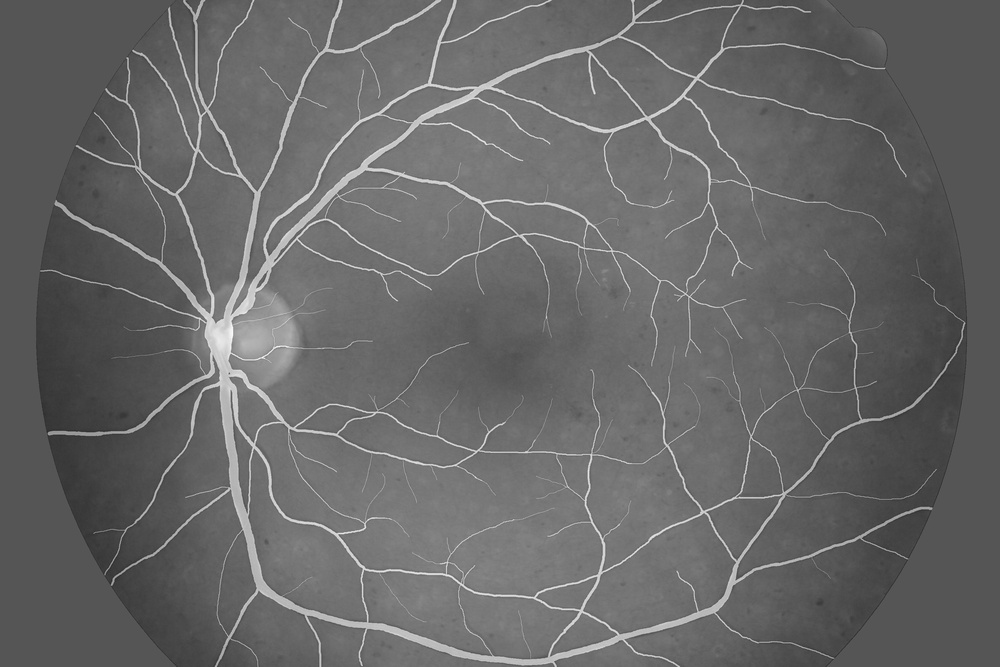
#> input picture vessels_train.jpg, 1000 x 667 px, shrunk from 3504 x 2336 before the run, found by its file name
$ jupyter execute --allow-errors Segmentation_PIB.ipynb   (older library calls are emulated)
#> lines starting #> are read from the running program, lines starting #| are printed output that depends on the picture; after the words box and inside, x2 and y2 are one past the last pixel; in counts of white or black regions, pixels touching at a corner belong together
<a href="https://colab.research.google.com/github/raulbenitez/PIB/blob/main/Segmentation_PIB.ipynb" target="_parent"></a>

# Image segmentation: Supervised vs unsupervised approaches

Let's consider an image segmentation problem in which we should identify a pattern from the background. In this case, we only have two classes of pixels: pixels belonging to the background and pixels belonging to the pattern of interest (vessels in an image of the retina).

In order to understand the different methods covered in this session, we are going to use two different images from a well known dataset on retinal vessel segmentation:

- **Training image** ('vessels_train.jpg'): The one we are using in order to design the sementation method
- **Test image** ('vessels_test.jpg'): The image we are going to use in order to test the previously designed segmentation approach

For each of the images we also have their corresponding ground truth sementation images obtained from an independent expert ('vessels_train_GT.tif' and 'vessels_test_GT.tif'). The ground truth images are going to be used only when constructing a supervised approach. We will also use the GT images as reference in order to quantify the performance of the sementation method.

First we take a look to the image dataset:

[cell 1]
import skimage as sk
import matplotlib.pyplot as plt
from skimage import io
import os
from matplotlib import gridspec

# Path of the folder in your google drive unit where you have the images:
path = '/content/'

I_train = sk.io.imread(os.path.join(path,'vessels_train.jpg'))
#> I_train is the input picture: shape (667, 1000); min 41, max 252, mean 103.1
I_train_GT = sk.io.imread(os.path.join(path,'vessels_train_GT.tif'))
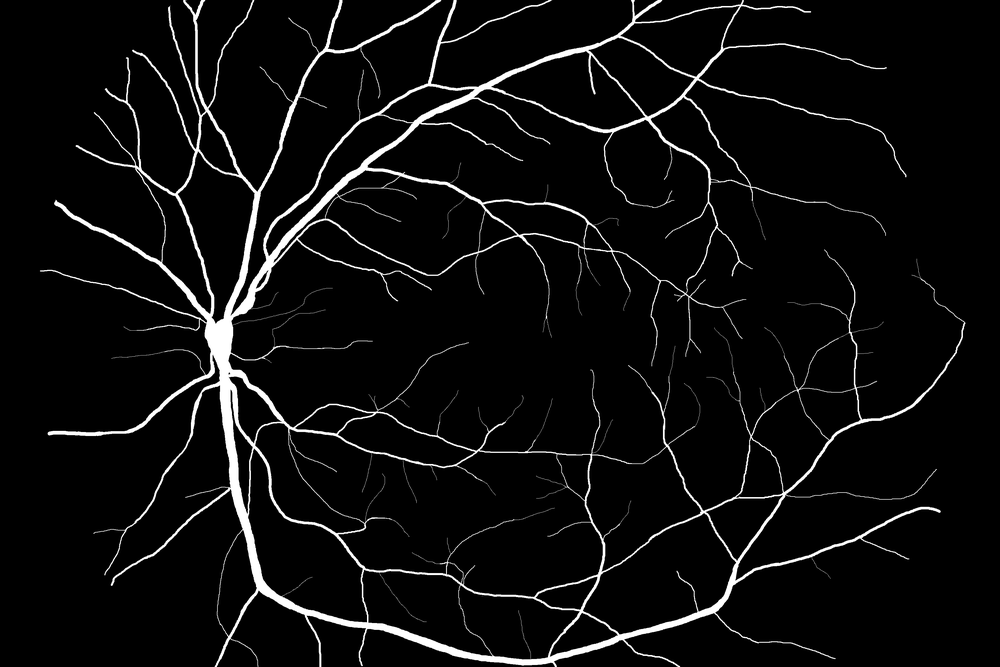
#> input picture vessels_train_GT.tif, 1000 x 667 px, shrunk from 3504 x 2336 before the run, found by its file name
#> I_train_GT is the input picture: shape (667, 1000); min 0, max 255, mean 13.2
I_test = sk.io.imread(os.path.join(path,'vessels_test.jpg'))
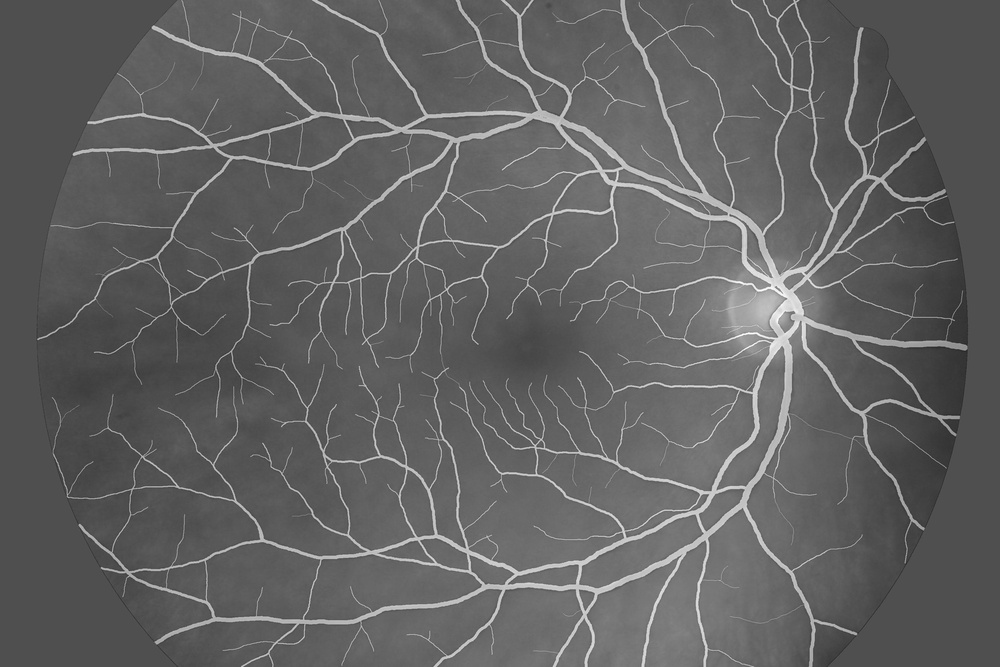
#> input picture vessels_test.jpg, 1000 x 667 px, shrunk from 3504 x 2336 before the run, found by its file name
#> I_test is the input picture: shape (667, 1000); min 39, max 255, mean 97.5
I_test_GT = sk.io.imread(os.path.join(path,'vessels_test_GT.tif'))
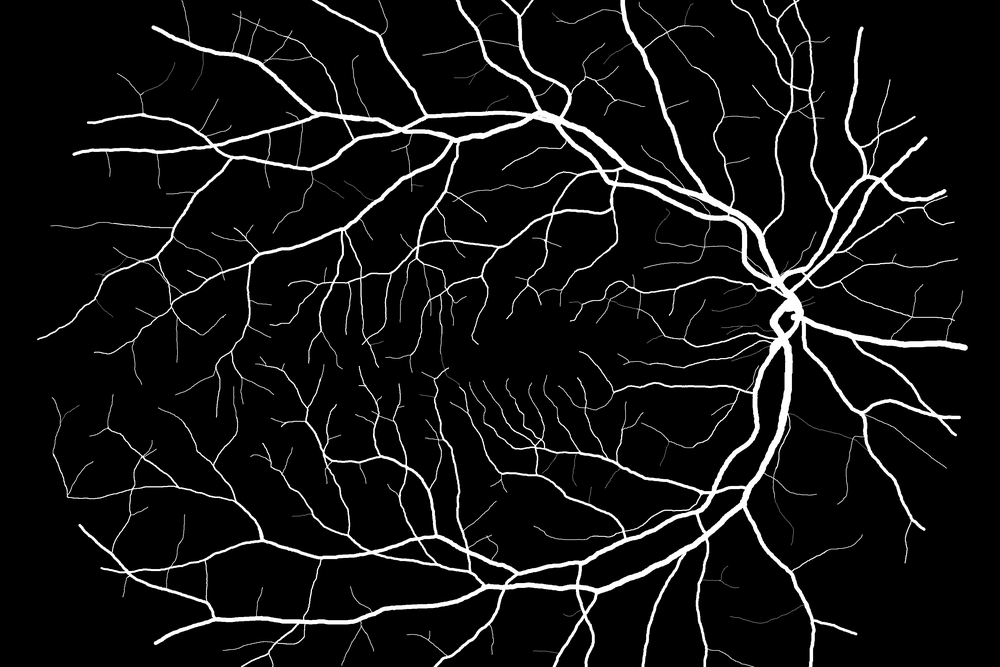
#> input picture vessels_test_GT.tif, 1000 x 667 px, shrunk from 3504 x 2336 before the run, found by its file name
#> I_test_GT is the input picture: shape (667, 1000); min 0, max 255, mean 17.5

fig = plt.figure(figsize=(15, 15))
gs = gridspec.GridSpec(2, 2)

ax0 = fig.add_subplot(gs[0,0])
ax0.imshow(I_train, cmap=plt.cm.gray)
ax0.set_title('Training image')
ax0.set_axis_off()

ax1 = fig.add_subplot(gs[0,1])
ax1.imshow(I_train_GT, cmap=plt.cm.gray)
ax1.set_title('Ground Truth training image')
ax1.set_axis_off()

ax2 = fig.add_subplot(gs[1,0])
ax2.imshow(I_test, cmap=plt.cm.gray)
ax2.set_title('Test image')
ax2.set_axis_off()

ax3 = fig.add_subplot(gs[1,1])
ax3.imshow(I_test_GT, cmap=plt.cm.gray)
ax3.set_title('Groudth Truth test image')
ax3.set_axis_off()

plt.tight_layout()
plt.show()

# Unsupervised approaches

- Otsu's algorithm

- K-means clustering

## Otsu's algorithm

As a reference, we will first apply well known segmentation approach Otsu's Method. The algorithm finds the threshold that **maximum inter-class variance** $\sigma _{b}^{2}(t)$, defined in terms of the difference between the means of the two clusters in the image histogram (pattern and background, respectively):

$\sigma _{b}^{2}(t)=\omega _{0}(t)\omega _{1}(t)\left[\mu _{0}(t)-\mu _{1}(t)\right]^{2}$

The algorithm is the following:

1. Compute histogram and probabilities of each intensity level $p(i), i=0,\dots L$ where $L=2^n$ for an n-bit grayscale image.

2. Set up initial $\omega _{i}(0)$ and $\mu _{i}(0)$

3. Step through all possible thresholds $t=1,\ldots L-1$

a) Update $\omega _{i}$ and $\mu _{i}$

$\omega _{0}(t)=\sum _{i=0}^{t-1}p(i)$

$\omega _{1}(t)=\sum _{i=t}^{L-1}p(i)$

$\mu _{0}(t)={\frac {\sum _{i=0}^{t-1}ip(i)}{\omega _{0}(t)}}$

$\mu _{1}(t)={\frac {\sum _{i=t}^{L-1}ip(i)}{\omega _{1}(t)}}$

b) Compute $\sigma _{b}^{2}(t)=\omega _{0}(t)\omega _{1}(t)\left[\mu _{0}(t)-\mu _{1}(t)\right]^{2}$

4. Desired threshold corresponds to the maximum inter-class variance $\sigma _{b}^{2}(t)$

[cell 2]
import matplotlib.pyplot as plt
from matplotlib import gridspec
from skimage.filters import threshold_otsu

# Find Otsu's threshold for training image:
threshold_otsu = threshold_otsu(I_train)
#> threshold_otsu = 139

# Apply threshold to test image:
I_otsu = I_test >= threshold_otsu
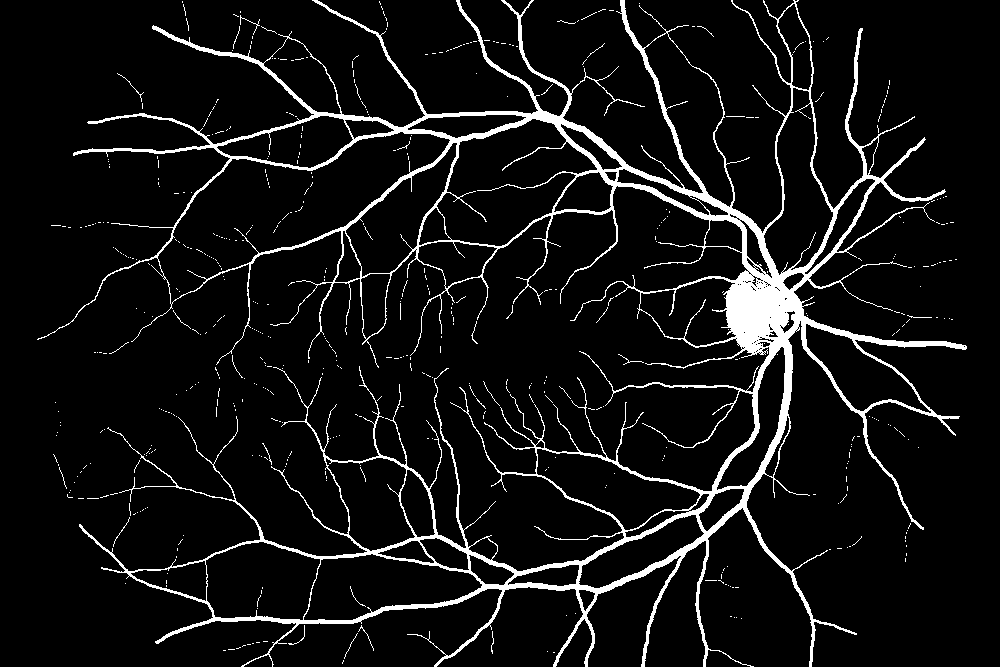
#> I_otsu: shape (667, 1000) bool; 7.3% white; 557 white regions (537 under 20 px), largest, box (x1, y1, x2, y2) and area: (37, 0, 967, 667) 46053, (240, 15, 260, 35) 44, (117, 73, 144, 102) 39

fig = plt.figure(figsize=(15, 15))
gs = gridspec.GridSpec(2, 2)

ax1 = fig.add_subplot(gs[0,0])
ax1.imshow(I_test, cmap=plt.cm.gray)
ax1.set_title('Original Image')
ax1.set_axis_off()

ax2 = fig.add_subplot(gs[0,1])
ax2.imshow(I_otsu, cmap=plt.cm.gray)
ax2.set_title('Vessels segmentation (Otsu Threshold T = {})'.format(threshold_otsu))
ax2.set_axis_off()

ax3 = fig.add_subplot(gs[1,:])
ax3.hist(I_test.ravel(), bins=256,density=True)
ax3.axvline(threshold_otsu, color='r')
ax3.set_title('Image Histogram and Otsu threshold')
plt.show()
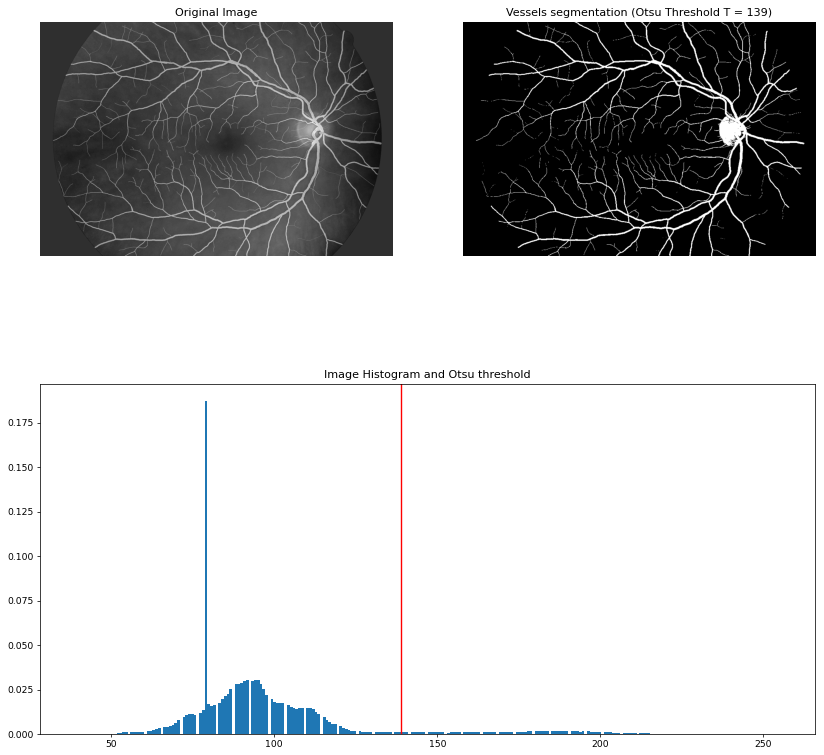
#> figure drawn by matplotlib, 3 panels; panel 3: tallest bar 0.187 high, from x = 78.66 to 79.5

The peak in the histogram is due to the fact that the region outside circular lens has been previously replaced by the mean of the image.

## k-means algorithm

[1] Specify the number of clusters $k$ to be found in data.

[2] Set initial values for the cluster centroids $\mu^0_1,\dots,\mu^0_k$ (at random or prior knowledge).

[3] Assign each observation to the nearest cluster (euclidean distance).

[4] Recompute the centroid of each cluster from the assigned observations $\mu^1_1,\dots,\mu^1_k$.

[5] Repeat steps 3-4 until no change in the centroids. Provide final clustering $\mu^n_1,\dots,\mu^n_k$, where $n$ is the number of iterations.

[cell 3]
from sklearn.cluster import KMeans
import numpy as np

# reshape training image as 1d array:
v_I_train = I_train.reshape(I_train.shape[0]*I_train.shape[1],1).astype(np.uint8)

# Fit a Kmeans clustering model with two clusters using training image:
kmeans = KMeans(n_clusters=2, random_state=0).fit(v_I_train)

# Apply to predict test image:
v_I_test = I_test.reshape(I_test.shape[0]*I_test.shape[1],1).astype(np.uint8) # reshape image as 1d array

v_kmeans = kmeans.predict(v_I_test)
#v_kmeans= np.logical_not(v_kmeans) # use when the pattern is associated to cluster 0 (vessels shoyld be white)
I_kmeans = np.array(v_kmeans).reshape(I_test.shape[0],I_test.shape[1]).astype(np.uint8) # Shape back result as image
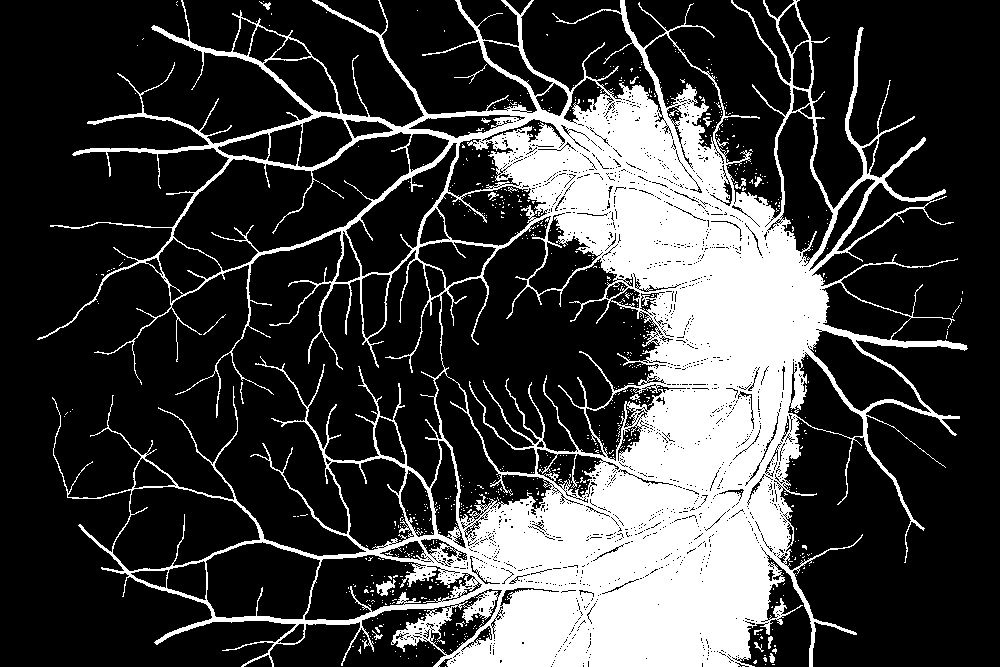
#> I_kmeans: shape (667, 1000); values 0 (black) and 1 (white), 24.7% white; 751 white regions (730 under 20 px), largest, box (x1, y1, x2, y2) and area: (37, 0, 968, 667) 162092, (376, 579, 396, 596) 161, (454, 64, 487, 84) 51

fig = plt.figure(figsize=(15, 15))
gs = gridspec.GridSpec(1, 2)

ax1 = fig.add_subplot(gs[0,0])
ax1.imshow(I_test, cmap=plt.cm.gray)
ax1.set_title('Original Image')
ax1.set_axis_off()

ax2 = fig.add_subplot(gs[0,1])
ax2.imshow(I_kmeans, cmap=plt.cm.gray)
ax2.set_title('Vessels segmentation (Kmeans)')
ax2.set_axis_off()

plt.show()
